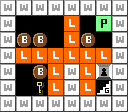

Below is a game level as drawn by its tile map, then a one-line description and the .tmx file that defines it, in full:
An orthogonal 8x7 tile map with 16x16 px tiles, 1 tile layer (Tile layer 1).

<map version="1.0" tiledversion="1.1.5" orientation="orthogonal" renderorder="right-down" width="8" height="7" tilewidth="16" tileheight="16" infinite="0" nextobjectid="1">
 <properties>
  <property name="difficulty" value="3" />
  <property name="name" value="Lots of Lava" />
  <property name="turns" value="26" />
 </properties>
 <tileset firstgid="1" source="../../../dev/editor_tileset.tsx" />
 <layer name="Tile layer 1" width="8" height="7">
  <data encoding="csv">
1,1,1,1,1,1,1,1,
1,0,0,0,3,0,17,1,
1,2,2,0,3,2,0,1,
1,3,3,3,3,3,3,1,
1,0,2,3,1,3,4,1,
1,0,5,3,1,3,18,1,
1,1,1,1,1,1,1,1
</data>
 </layer>
</map>
